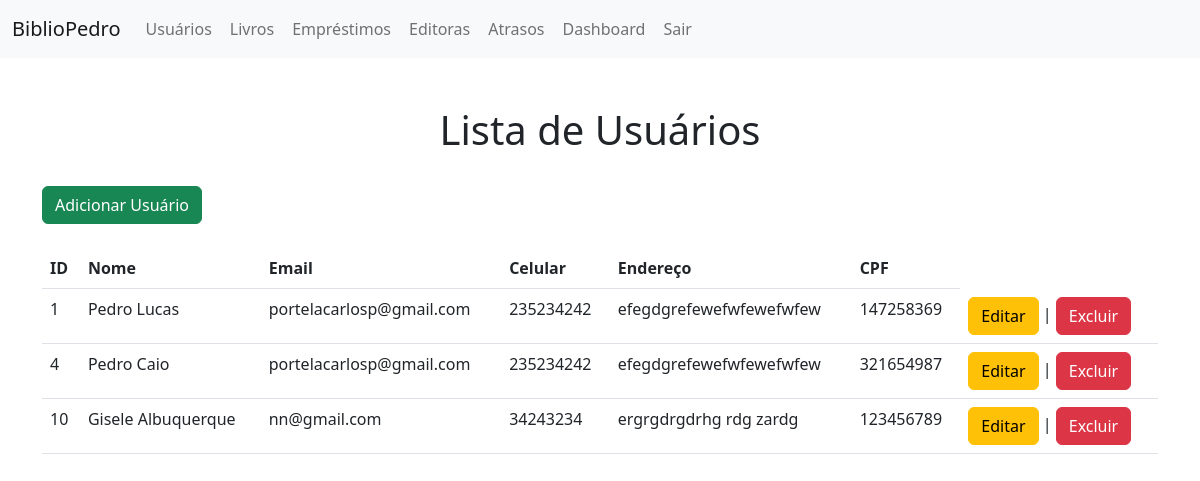
Page /ProjetoWDA/usuarios.php (signed in) on the earlier database version.
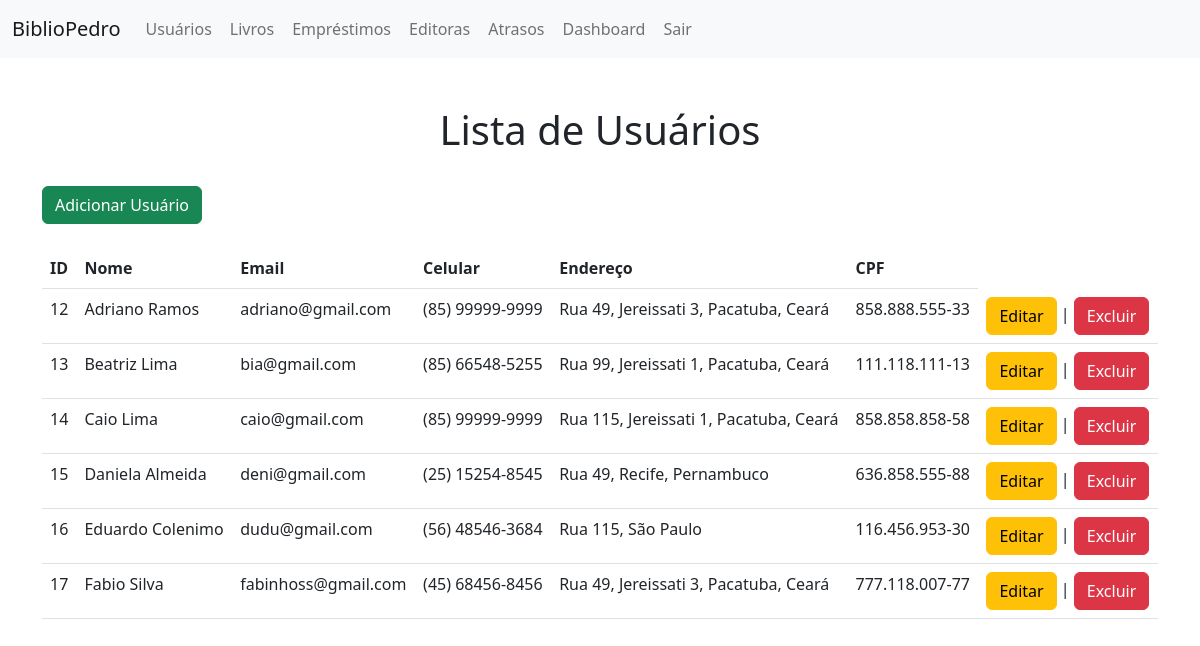
Same page on the later database version.
### tables this page shows
CREATE TABLE `usuarios` (
  `id` int(11) NOT NULL,
  `nome` varchar(35) DEFAULT NULL,
  `email` varchar(35) DEFAULT NULL,
  `celular` text DEFAULT NULL,
  `endereco` text DEFAULT NULL,
  `cpf` text NOT NULL
);

### ProjetoWDA/usuarios.php (the view, shortened to what this page needs)
<!DOCTYPE html>
<html lang="en">
<head>
    <link rel="stylesheet" href="css/bootstrap.min.css">
</head>
<body>
    <nav class="navbar navbar-expand-lg bg-light">
        <div class="container-fluid">
          <a class="navbar-brand" href="index.html">BiblioPedro</a>
          <div class="collapse navbar-collapse" id="navbarNavAltMarkup">
            <div class="navbar-nav">
              <a class="nav-link btn btn-light" href="usuarios.php">Usuários</a>
			  <a class="nav-link btn btn-light" href="livros.php">Livros</a>
			  <a class="nav-link btn btn-light" href="emprestimos.php">Empréstimos</a>
			  <a class="nav-link btn btn-light" href="editoras.php">Editoras</a>
			  <a class="nav-link btn btn-light" href="atrasos.php">Atrasos</a>
			  <a class="nav-link btn btn-light" href="dashboard.php" class="dashboard-button">Dashboard</a>
			  <a class="nav-link btn btn-light" href="logout.php">Sair</a>
            </div>
          </div>
        </div>
      </nav>
	  <br><br>
	  <div class="container">
      <center><h1>Lista de Usuários</h1></center>
	  <br>
	  <a href="adicionar.php" type="button" class="btn btn-success">Adicionar Usuário</a><br><br>
	<table class="table">
		<tr>
			<th>ID</th>
			<th>Nome</th>
			<th>Email</th>
			<th>Celular</th>
			<th>Endereço</th>
			<th>CPF</th>
		</tr>
		<?php
			include 'conexao.php';
			$sql = "SELECT * FROM usuarios";
			$result = mysqli_query($conn, $sql);
			if (mysqli_num_rows($result) > 0) {
				while ($row = mysqli_fetch_assoc($result)) {
					echo "<tr>";
					echo "<td>".$row["id"]."</td>";
					echo "<td>".$row["nome"]."</td>";
					echo "<td>".$row["email"]."</td>";
					echo "<td>".$row["celular"]."</td>";
					echo "<td>".$row["endereco"]."</td>";
					echo "<td>".$row["cpf"]."</td>";
					echo "<td><a href='editar.php?id=".$row["id"]."' class='btn btn-warning'>Editar</a> | <a href='excluir.php?id=".$row["id"]."' class='btn btn-danger'>Excluir</a></td>";
					echo "</tr>";
				}
			} else {
				echo "<tr><td colspan='4'>Nenhum usuário encontrado.</td></tr>";
			}
		?>
	</table>
	</div>
</body>
</html>

Differences in the rows shown:
removed usuarios: id "1", nome "Pedro Lucas", email "portelacarlosp@gmail.com", celular "235234242", endereco "efegdgrefewefwfewefwfew", cpf "147258369"
removed usuarios: id "4", nome "Pedro Caio", email "portelacarlosp@gmail.com", celular "235234242", endereco "efegdgrefewefwfewefwfew", cpf "321654987"
removed usuarios: id "10", nome "Gisele Albuquerque", email "nn@gmail.com", celular "34243234", endereco "ergrgdrgdrhg rdg zardg", cpf "123456789"
added usuarios: id "12", nome "Adriano Ramos", email "adriano@gmail.com", celular "(85) 99999-9999", endereco "Rua 49, Jereissati 3, Pacatuba, Ceará", cpf "858.888.555-33"
added usuarios: id "13", nome "Beatriz Lima", email "bia@gmail.com", celular "(85) 66548-5255", endereco "Rua 99, Jereissati 1, Pacatuba, Ceará", cpf "111.118.111-13"
added usuarios: id "14", nome "Caio Lima", email "caio@gmail.com", celular "(85) 99999-9999", endereco "Rua 115, Jereissati 1, Pacatuba, Ceará", cpf "858.858.858-58"
added usuarios: id "15", nome "Daniela Almeida", email "deni@gmail.com", celular "(25) 15254-8545", endereco "Rua 49, Recife, Pernambuco", cpf "636.858.555-88"
added usuarios: id "16", nome "Eduardo Colenimo", email "dudu@gmail.com", celular "(56) 48546-3684", endereco "Rua 115, São Paulo", cpf "116.456.953-30"
added usuarios: id "17", nome "Fabio Silva", email "fabinhoss@gmail.com", celular "(45) 68456-8456", endereco "Rua 49, Jereissati 3, Pacatuba, Ceará", cpf "777.118.007-77"
